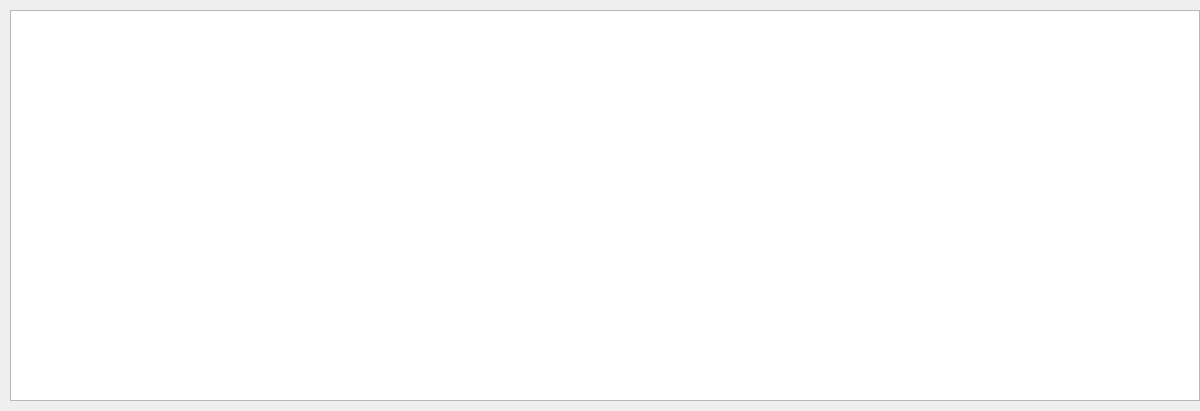
<?xml version="1.0" encoding="UTF-8"?>
<ui version="4.0">
 <class>MainWindow</class>
 <widget class="QMainWindow" name="MainWindow">
  <property name="geometry">
   <rect>
    <x>0</x>
    <y>0</y>
    <width>1200</width>
    <height>411</height>
   </rect>
  </property>
  <property name="windowTitle">
   <string>MainWindow</string>
  </property>
  <widget class="QWidget" name="centralwidget">
   <widget class="QTableWidget" name="tableWidget">
    <property name="geometry">
     <rect>
      <x>10</x>
      <y>10</y>
      <width>1190</width>
      <height>391</height>
     </rect>
    </property>
   </widget>
  </widget>
 </widget>
 <resources/>
 <connections/>
</ui>
